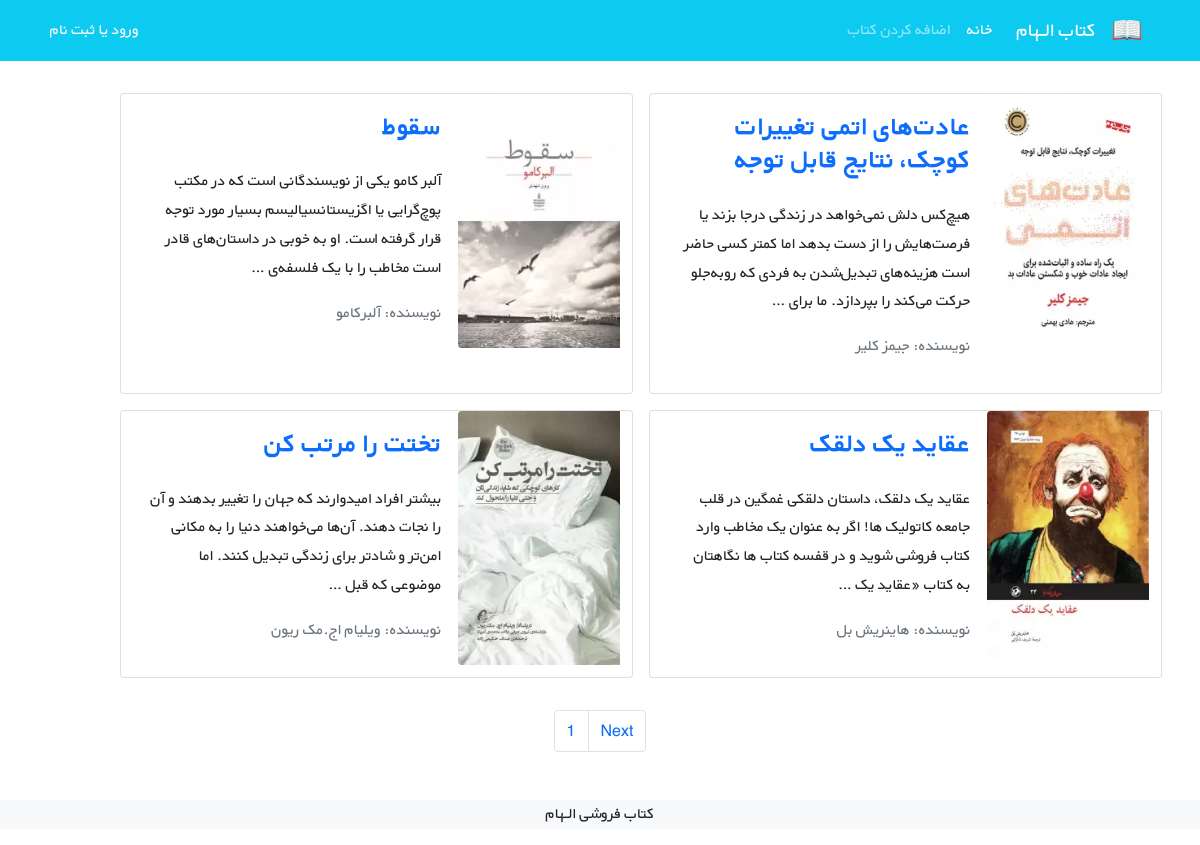
The page /books/ on the database its author committed.
### books/models.py (models this page shows, shortened)
class Book(models.Model):
    title = models.CharField(max_length=200)
    description = models.TextField()
    author = models.CharField(max_length=50)
    price = models.DecimalField(max_digits=5, decimal_places=2)
    cover = models.ImageField(upload_to='covers/', blank=True)
    user = models.ForeignKey(get_user_model(),on_delete=models.CASCADE)
    def get_absolute_url(self):
        return reverse('book_detail', args=[self.id])

### books/views.py (the view)
# urls.py: path('', BookListView.as_view(), name='book_list'),
class BookListView(generic.ListView):
    model = Book
    template_name = 'books/book_list.html'
    context_object_name = 'books'
    paginate_by = 4

### books/templates/books/book_list.html (shortened to what this page needs)
{% extends '_base.html' %}
{% block content %}
    <div class="container mt-4">
        <div class="row flex-row-reverse ">
            {% for book in books %}
                <div class="card m-2" style="max-width: 45%">
                    <div class="row g-0 h-100" dir="rtl">
                        <div class="col-md-4">
                            {% if book.cover %}
                                <img src="{{ book.cover.url }}"
                                     class="img-fluid rounded-start" alt="...">
                            {% endif %}
                        </div>
                        <div class="col-md-8 h-100">
                            <div class="d-flex flex-column justify-content-between h-100">
                                <div class="card-body ">
                                    <a class="text-decoration-none" href="{{ book.get_absolute_url }} "><h3 class="card-title ">
                                        <strong>{{ book.title }}</strong></h3></a>
                                    <p class="card-text pt-3">{{ book.description|truncatewords:30 }}</p>
                                    <p class="text-muted">نویسنده: {{ book.author }}</p>
                                </div>
                            </div>
                        </div>
                    </div>
                </div>
            {% endfor %}
        </div>
    </div>
    <nav aria-label="Page navigation ">
        <ul class="pagination justify-content-center mt-4">
            <li class="page-item"><a class="page-link" href="#">{{ page_obj.number }}</a></li>
            {% if page_obj.has_next %}
                <li class="page-item">
                    <a class="page-link" href="?page={{ page_obj.next_page_number }}">Next</a></li>
            {% endif %}
        </ul>
    </nav>
    <footer class="bg-light text-center text-lg-start mt-5">
        <div class="text-center bg-grey">
            <p>کتاب فروشی <a class="text-dark text-decoration-none" href="{% url 'home' %}" target="_blank">الـهام</a></p>
        </div>
    </footer>
{% endblock %}}

### templates/_base.html (shortened to what this page needs)
{% load static %}
<!DOCTYPE HTML PUBLIC "-//W3C//DTD HTML 4.01//EN" "http://www.w3.org/TR/html4/strict.dtd">
<html lang="en">
<head>
    <link href="https://cdn.jsdelivr.net/npm/bootstrap@5.1.3/dist/css/bootstrap.min.css" rel="stylesheet"
>
    <link rel="stylesheet" href="{% static 'css/style.css' %}">
</head>
<body>
<nav class="navbar navbar-expand-lg navbar-dark bg-info" dir="rtl">
    <div class="container">
        <a class="navbar-brand" href="#">
            <img src={% static 'icons/book.png' %} alt="" height="30"
                 class="d-inline-block align-text-top">
        </a>
        <a class="navbar-brand mx-3" href="{% url 'home' %}">کتاب الـهام</a>
        <div class="collapse navbar-collapse" id="navbarNavAltMarkup">
            <div class="navbar-nav">
                <a class="nav-link active" aria-current="page" href="{% url 'book_list' %}">خانه</a>
                <a class="nav-link" href="{% url 'book_create' %}">اضافه کردن کتاب</a>
            </div>
        </div>
        <div class="mx-2 text-white">
            {% if user.is_authenticated %}
               خوش آمدی  {{ user.username }} | <a class="link-light text-decoration-none" href="{% url 'logout' %}">خروج</a>
            {% else %}
                <a class="link-light text-decoration-none" href="{% url 'login' %}">ورود</a>
                <span> یا</span>
                <a class="link-light text-decoration-none" href="{% url 'signup' %}">ثبت نام</a>
            {% endif %}
        </div>
    </div>
</nav>
{% block content %}
{% endblock %}
</body>
</html>

### static/css/style.css (style rules this page uses)
* { font-family: 'BYekan', sans-serif; line-height: 1.8rem; }

### rows shown on the page
Book: cover (picture), title "عادت‌های اتمی تغییرات کوچک، نتایج قابل توجه", description "هیچ‌کس دلش نمی‌خواهد در زندگی درجا بزند یا فرصت‌هایش را از دست بدهد اما کمتر کسی حاضر است هزینه‌های تبدیل‌شدن به فردی که روبه‌جلو حرکت می‌کند را بپردازد. ما برای …", author "جیمز کلیر"
Book: cover (picture), title "سقوط", description "آلبر کامو یکی از نویسندگانی است که در مکتب پوچ‌گرایی یا اگزیستانسیالیسم بسیار مورد توجه قرار گرفته است. او به خوبی در داستان‌های قادر است مخاطب را با یک فلسفه‌ی …", author "آلبرکامو"
Book: cover (picture), title "عقاید یک دلقک", description "عقاید یک دلقک، داستان دلقکی غمگین در قلب جامعه کاتولیک ها! اگر به عنوان یک مخاطب وارد کتاب فروشی شوید و در قفسه کتاب ها نگاهتان به کتاب «عقاید یک …", author "هاینریش بل"
Book: cover (picture), title "تختت را مرتب کن", description "بیشتر افراد امیدوارند که جهان را تغییر بدهند و آن را نجات دهند. آن‌ها می‌خواهند دنیا را به مکانی امن‌تر و شادتر برای زندگی تبدیل کنند. اما موضوعی که قبل …", author "ویلیام اج.مک ریون"

### other values the page prints
{{ page_obj.number }} "1"
